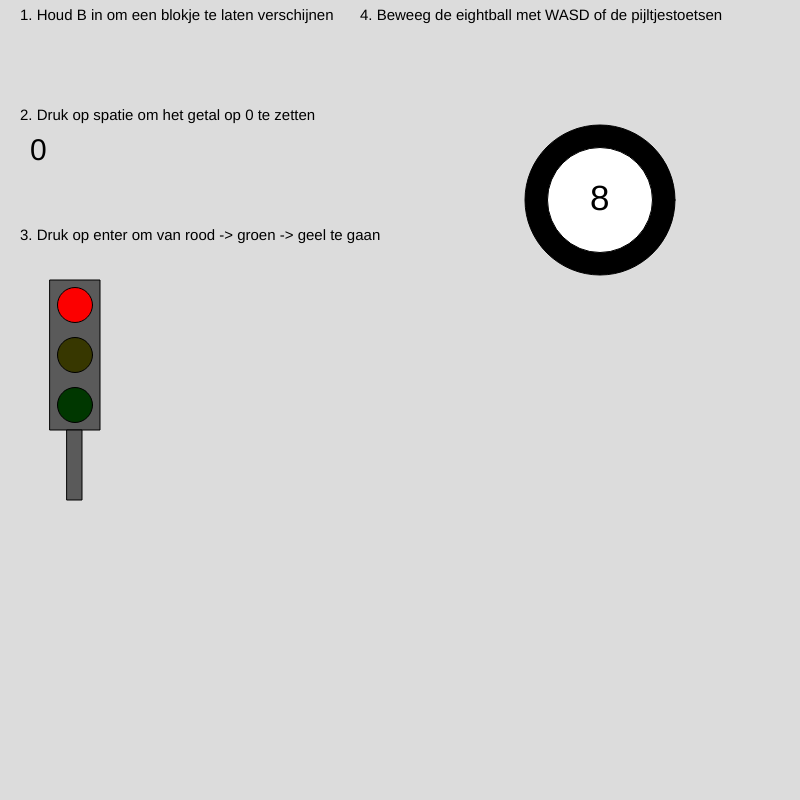
Frame 1 (no input)
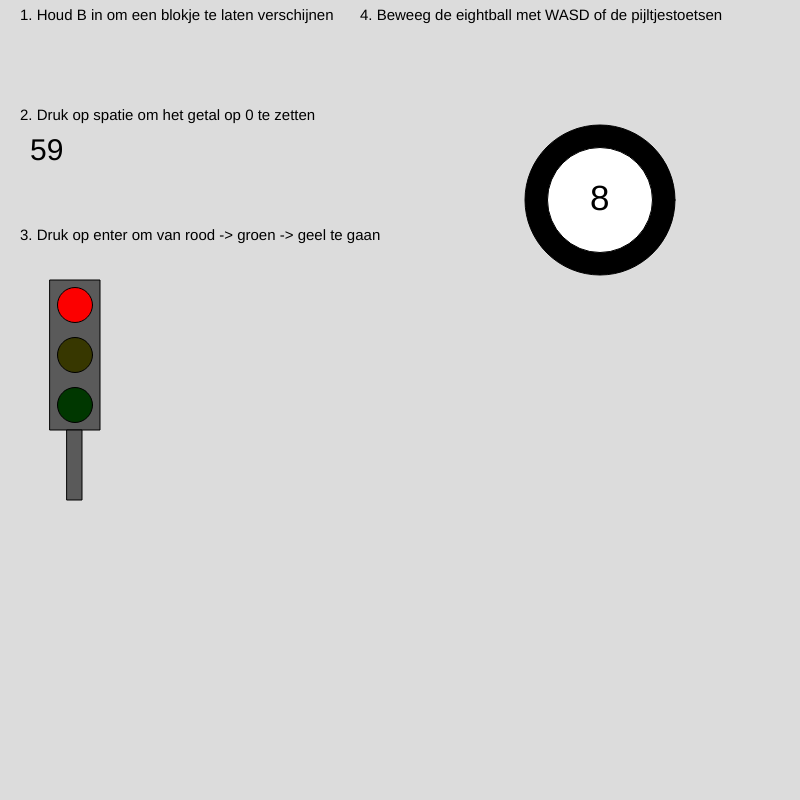
Frame 60 (no input)
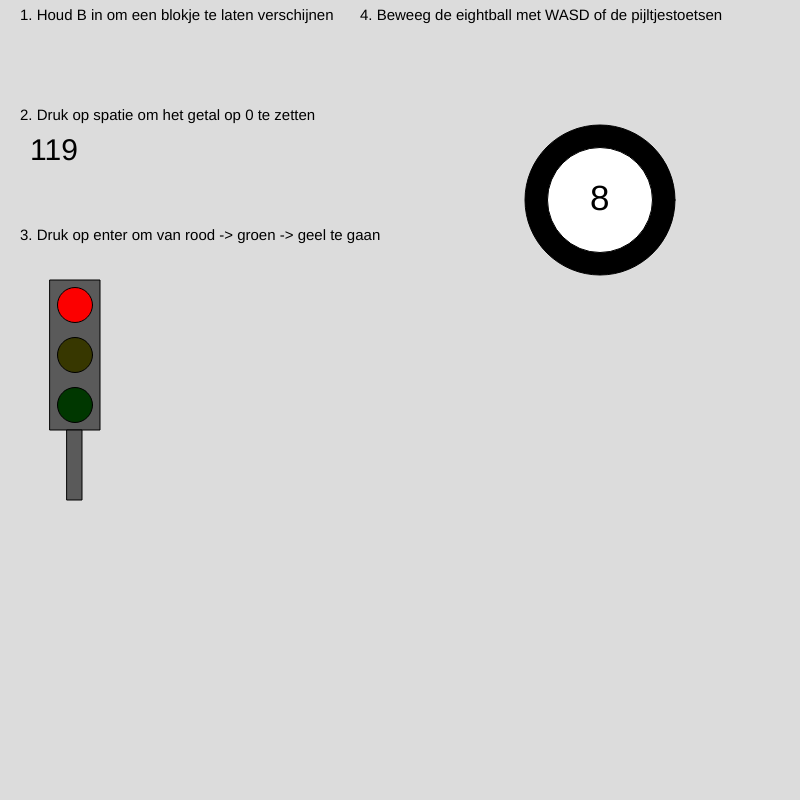
Frame 120 (the mouse pressed at the canvas centre since frame 60)

The p5.js sketch that drew these frames (run headless with seeded random() and noise() and a simulated clock; from frame 60 on, the mouse is pressed at the canvas centre):

// p5.js sketch
// ── sketch.js
let x = 0


let c = 200
let d = 600

let stoplichtkleur = 0

function keyPressed() {
  if (key === 'Enter') {
    if (stoplichtkleur === 0) {
      stoplichtkleur = 2;
    } else {
      stoplichtkleur--;
    }
  }
}



function setup() {
  createCanvas(800, 800);
}

function draw() {
  background(220);




  fill(0);
  textSize(15);
  text('1. Houd B in om een blokje te laten verschijnen', 20, 20);
  if (keyIsDown('66') === true) {
    fill(255);
    square(30, 30, 60);
  }

  fill(0);
  textSize(15);
  text('2. Druk op spatie om het getal op 0 te zetten', 20, 120);
  textSize(30);
  text(x, 30, 160)
  x += 1;
  if (x >= 500) {
    x = 0
  }
  else if (keyIsDown('32') === true) {
    x = 0
  }



  textSize(15);


  text('3. Druk op enter om van rood -> groen -> geel te gaan', 20, 240);

  fill(90);
  rect(50, 280, 50, 150);


  function keyPressed() {
    if (key === 'Enter') {
      if (stoplichtkleur === 0) {
        stoplichtkleur = 2;
      } else {
        stoplichtkleur--;
      }
    }
  }

  //red
  if (stoplichtkleur == 0) {
    fill(252, 0, 0);
  }
  else {
    fill(52, 0, 0);
  }
  circle(75, 305, 35);

  //yellow
  if (stoplichtkleur == 1) {
    fill(255, 255, 0);
  }
  else {
    fill(55, 55, 0);
  }
  circle(75, 355, 35);

  //green
  if (stoplichtkleur == 2) {
    fill(0, 255, 0);
  }
  else {
    fill(0, 55, 0);
  }

  circle(75, 405, 35);

  fill(90);
  rect(67, 430, 15, 70);


  fill(0);
  text('4. Beweeg de eightball met WASD of de pijltjestoetsen', 360, 20);
  fill(0);
  circle(d, c, 150);
  fill(255);
  circle(d, c, 105);
  fill(0);
  textSize(35);
  text('8', d - 10, c + 10);

  let speed = 10

  if (keyIsDown(87) === true) {
    c -= speed;
  }
  if (keyIsDown(83) === true) {
    c += speed;
  }
  if (keyIsDown(65) === true) {
    d -= speed;
  }
  if (keyIsDown(68) === true) {
    d += speed;
  }

  if (c < -50) {
    c = height + 50;
  }

  if (c > height + 50) {
    c = -50;
  }


  if (d < -100) {
    d = width;
  }
  if (d > width) {
    d = -100;
  }

}
